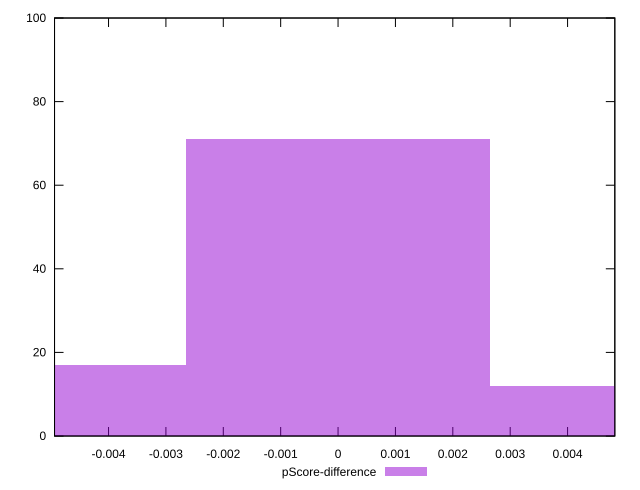

Reproduce this figure in gnuplot.
reset

$pScoreDifference <<EOF
0 71
0.00529126820283664 12
-0.00529126820283664 17
EOF

set key outside below
set boxwidth 0.00529126820283664
set xrange [-0.004941176470588227:0.0048235294117647265]
set yrange [0:100]
set trange [0:100]
set style fill transparent solid 0.5 noborder
set terminal svg size 640, 490 enhanced background rgb 'white'
set output "report_00015_2021-02-09T16-11-33.973Z/uses-rel-preload/samples/pages/pScore-difference/histogram.svg"

plot $pScoreDifference title "pScore-difference" with boxes

reset
